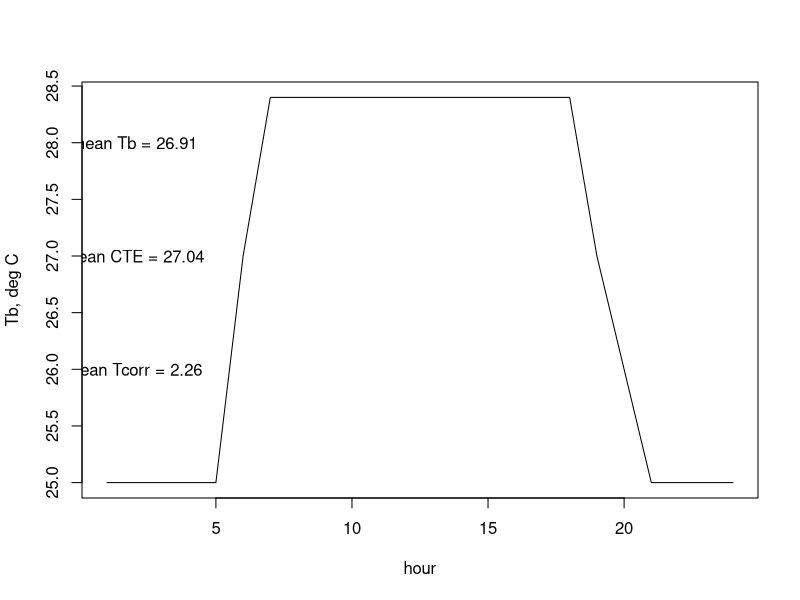
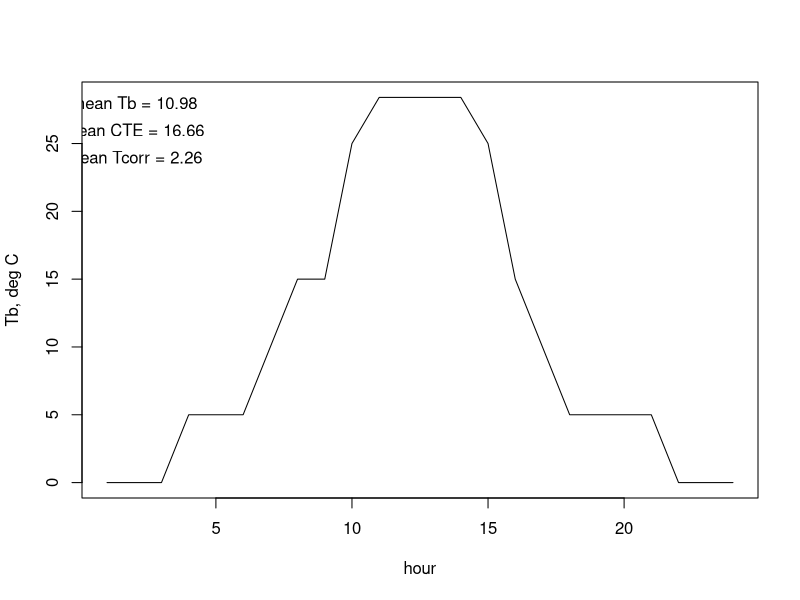

Recreate these plots in R, in order.
# script to compute constant temperature equivalent for development time for Niveoscincus ocellatus

data<-read.csv('life history/basking_regimes_microlepidotus.csv')

# reference temp and 5 parameters for the Arrhenius response curve
T_REF<-20 # degrees C, reference temperature - correction factor is 1 for this temperature
TA<-10191 # Arrhenius temperture
TAL<-90000 # Arrhenius temperature at lower temperature threshold
TAH<-90000 # Arrhenius temperature at upper temperature threshold
TL<-273+10 # lower temperature threshold
TH<-273+37 # upper temperature threshold 

T_cor<-function(temps){ # function to compute temperature correction based on 5 parameter Arrhenius response
exp(TA*(1/(273+T_REF)-1/(273+temps)))/(1+exp(TAL*(1/(273+temps)-1/TL))+exp(TAH*(1/TH-1/(273+temps))))
}
getTb<-function(Tb){ # function finding the difference between a temperature correction factor for a specified Tb compared to the mean calculated one (aim to make this zero)
      x<-exp(TA*(1/(273+T_REF)-1/(273+Tb)))/(1+exp(TAL*(1/(273+Tb)-1/TL))+exp(TAH*(1/TH-1/(273+Tb))))-TempCorr_mean
}

data$Tcor_temp.1<-T_cor(data$restricted) # apply temperature correction function to temp.1 basking data
data$Tcor_temp.2<-T_cor(data$unrestricted) # apply temperature correction function to temp.2 basking data

TempCorr_mean<-mean(data$Tcor_temp.1) # get mean temperature correction factor
CTE_temp.1<-uniroot(f=getTb,c(TL-273,TH-273),check.conv=TRUE)$root # search for a Tb (CTE) that gives the same temperature correction factor as the mean of the simulated temperature corrections
TempCorr_mean<-mean(data$Tcor_temp.2) # get mean temperature correction factor
CTE_temp.2<-uniroot(f=getTb,c(TL-273,TH-273),check.conv=TRUE)$root # search for a Tb (CTE) that gives the same temperature correction factor as the mean of the simulated temperature corrections

# plot results
with(data,plot(unrestricted~hour,ylab='Tb, deg C',type='l'))
text(2,28,paste("mean Tb = ",round(mean(data$unrestricted),2),sep=""))
text(2,27,paste("mean CTE = ",round(CTE_temp.2,2),sep=""))
text(2,26,paste("mean Tcorr = ", round(mean(data$Tcor_temp.2),2),sep=""))

# plot results
with(data,plot(restricted~hour,ylab='Tb, deg C',type='l'))
text(2,28,paste("mean Tb = ",round(mean(data$restricted),2),sep=""))
text(2,26,paste("mean CTE = ",round(CTE_temp.1,2),sep=""))
text(2,24,paste("mean Tcorr = ", round(mean(data$Tcor_temp.2),2),sep=""))
